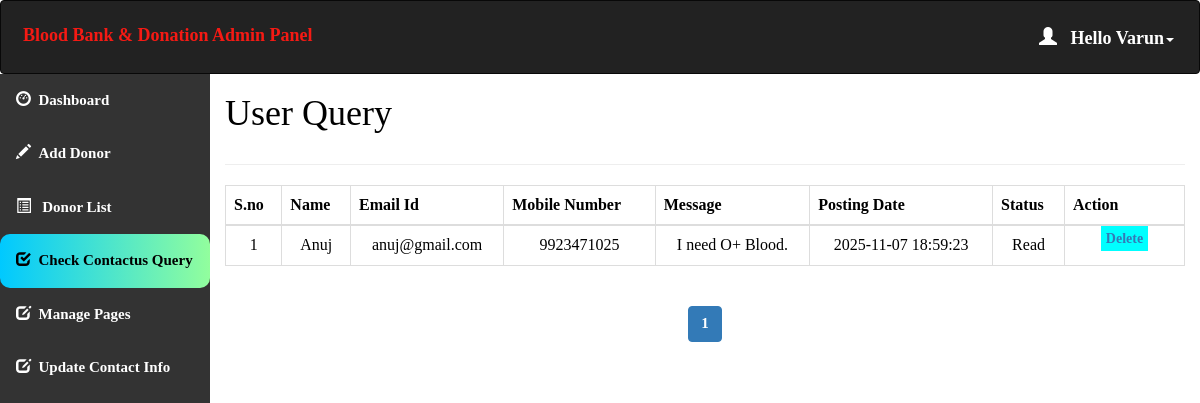
Page /admin/query.php (signed in) on the committed database.
### tables this page shows
create table contact_query(
query_id int auto_increment Not Null,
query_name varchar(100) NOT NULL,
query_mail varchar(120) NOT NULL,
query_number char(11) NOT NULL,
query_message longtext NOT NULL,
query_date timestamp NOT NULL DEFAULT CURRENT_TIMESTAMP,
query_status int(11) DEFAULT NULL,
Primary key(query_id)
);

### admin/query.php (the view, shortened to what this page needs)
<?php
include '../conn.php';
?>
<html>
<head>
<link rel="stylesheet" href="https://maxcdn.bootstrapcdn.com/bootstrap/3.4.1/css/bootstrap.min.css">
</head>
<body style="color:black">
<div id="header">
    <?php include 'header.php'; ?>
</div>
<div id="sidebar">
    <?php $active="query"; include 'sidebar.php'; ?>
</div>
<div id="content">
<div class="content-wrapper">
<div class="container-fluid">
    <div class="row">
        <div class="col-md-12">
            <h1 class="page-title">User Query</h1>
        </div>
    </div>
    <hr>
<?php
$limit = 10;
$page = isset($_GET['page']) ? $_GET['page'] : 1;
$offset = ($page - 1) * $limit;
$count = $offset + 1;
$sql = "SELECT * FROM contact_query ORDER BY query_id DESC LIMIT {$offset}, {$limit}";
$result = mysqli_query($conn, $sql);
if (mysqli_num_rows($result) > 0) {
?>
<div class="table-responsive">
<table class="table table-bordered" style="text-align:center">
    <thead>
        <tr>
            <th>S.no</th>
            <th>Name</th>
            <th>Email Id</th>
            <th>Mobile Number</th>
            <th>Message</th>
            <th>Posting Date</th>
            <th>Status</th>
            <th>Action</th>
        </tr>
    </thead>
    <tbody>
    <?php while($row = mysqli_fetch_assoc($result)) { ?>
        <tr>
            <td><?php echo $count++; ?></td>
            <td><?php echo $row['query_name']; ?></td>
            <td><?php echo $row['query_mail']; ?></td>
            <td><?php echo $row['query_number']; ?></td>
            <td><?php echo $row['query_message']; ?></td>
            <td><?php echo $row['query_date']; ?></td>
            <td>
                <?php if ($row['query_status'] == 1) { ?>
                    Read
                <?php } else { ?>
                    <a href="query.php?id=<?php echo $row['query_id']; ?>">
                        <b>Pending</b>
                    </a>
                <?php } ?>
            </td>
            <td id="he" style="width:120px">
                <a style="background-color:aqua; padding:5px;"
                   href="delete_query.php?id=<?php echo $row['query_id']; ?>">
                    Delete
                </a>
            </td>
        </tr>
    <?php } ?>
    </tbody>
</table>
</div>
<?php } ?>
<div class="table-responsive" style="text-align:center;">
<?php
$sql1 = "SELECT * FROM contact_query";
$result1 = mysqli_query($conn, $sql1);
if (mysqli_num_rows($result1) > 0) {
    $total_records = mysqli_num_rows($result1);
    $total_page = ceil($total_records / $limit);
    echo '<ul class="pagination admin-pagination">';
    for ($i = 1; $i <= $total_page; $i++) {
        $active = ($i == $page) ? "active" : "";
        echo '<li class="'.$active.'"><a href="query.php?page='.$i.'">'.$i.'</a></li>';
    }
    echo '</ul>';
}
?>
</div>
</div>
</div>
</div>
</body>
</html>

### admin/header.php (shortened to what this page needs)
<!DOCTYPE html>
<html>
<head>
  <link rel="stylesheet" href="https://maxcdn.bootstrapcdn.com/bootstrap/3.4.1/css/bootstrap.min.css">
</head>
<body>
<nav class="navbar navbar-inverse">
  <div class="container-fluid">
    <div class="navbar-header">
      <a class="navbar-brand" id="qq" href="dashboard.php" style="color:#F51A14;">Blood Bank & Donation Admin Panel</a>
    </div>
    <ul class="nav navbar-nav navbar-right">
      <li class="dropdown"><a class="dropdown-toggle" id="qw" data-toggle="dropdown" href="#" style="font-weight:bold;color:white "> <span class="glyphicon glyphicon-user"></span>&nbsp&nbsp
        <?php
        include 'conn.php';
        $username=$_SESSION['username'];
        $sql="select * from admin_info where admin_username='$username'";
        $result=mysqli_query($conn,$sql) or die("query failed.");
        $row=mysqli_fetch_assoc($result);
        echo "Hello ".$row['admin_name'];
       ?><span class="caret"></span></a>
    </li>
    </ul>
  </div>
</nav>
</body></html>

### admin/query.php (style rules this page uses)
#sidebar { position:relative;margin-top:-20px }
#content { position:relative;margin-left:210px }
#he { font-size: 14px; font-weight: 600; padding: 3px 7px; color: #fff; text-decoration: none; border-radius: 3px; }

### admin/header.php (style rules this page uses)
.navbar { background-color: #333333 ; padding: 10px 10px; color:#FF0404 ; }
.navbar a { float: left; color: white; text-align: center; padding: 12px; text-decoration: none; font-size: 18px; line-height: 25px; }
.navbar-brand { font-size: 25px; font-weight: bold; }
.navbar a { float: none; display: block; text-align: left; }
.navbar-right { float: none; }

### admin/sidebar.php (style rules this page uses)
body { margin: 0; font-family: 'Averia Gruesa Libre';font-size: 15px; color:#F8F9F9; }

### rows in the picture
contact_query: query_name "Anuj", query_mail "anuj@gmail.com", query_number "9923471025", query_message "I need O+ Blood.", query_date "2025-11-07 18:59:23", query_status "Read"

### other values in the picture
$row['admin_name'] "Varun"
